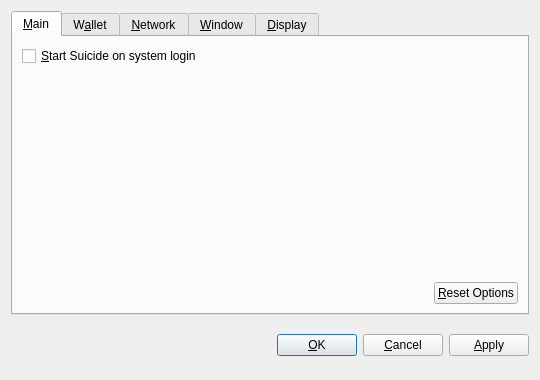
<?xml version="1.0" encoding="UTF-8"?>
<ui version="4.0">
 <class>OptionsDialog</class>
 <widget class="QDialog" name="OptionsDialog">
  <property name="geometry">
   <rect>
    <x>0</x>
    <y>0</y>
    <width>540</width>
    <height>380</height>
   </rect>
  </property>
  <property name="windowTitle">
   <string>Options</string>
  </property>
  <property name="modal">
   <bool>true</bool>
  </property>
  <layout class="QVBoxLayout" name="verticalLayout">
   <item>
    <widget class="QTabWidget" name="tabWidget">
     <property name="tabPosition">
      <enum>QTabWidget::North</enum>
     </property>
     <property name="currentIndex">
      <number>0</number>
     </property>
     <widget class="QWidget" name="tabMain">
      <attribute name="title">
       <string>&amp;Main</string>
      </attribute>
      <layout class="QVBoxLayout" name="verticalLayout_Main">
       <item>
        <widget class="QCheckBox" name="bitcoinAtStartup">
         <property name="toolTip">
          <string>Automatically start Suicide after logging in to the system.</string>
         </property>
         <property name="text">
          <string>&amp;Start Suicide on system login</string>
         </property>
        </widget>
       </item>
       <item>
        <spacer name="verticalSpacer_Main">
         <property name="orientation">
          <enum>Qt::Vertical</enum>
         </property>
         <property name="sizeHint" stdset="0">
          <size>
           <width>20</width>
           <height>40</height>
          </size>
         </property>
        </spacer>
       </item>
       <item>
        <layout class="QHBoxLayout" name="horizontalLayout_2_Main">
         <item>
          <spacer name="horizontalSpacer_2_Main">
           <property name="orientation">
            <enum>Qt::Horizontal</enum>
           </property>
           <property name="sizeHint" stdset="0">
            <size>
             <width>40</width>
             <height>20</height>
            </size>
           </property>
          </spacer>
         </item>
         <item>
          <widget class="QPushButton" name="resetButton">
           <property name="toolTip">
            <string>Reset all client options to default.</string>
           </property>
           <property name="text">
            <string>&amp;Reset Options</string>
           </property>
           <property name="autoDefault">
            <bool>false</bool>
           </property>
          </widget>
         </item>
        </layout>
       </item>
      </layout>
     </widget>
     <widget class="QWidget" name="tabWallet">
      <attribute name="title">
       <string>W&amp;allet</string>
      </attribute>
      <layout class="QVBoxLayout" name="verticalLayout_Network">
       <item>
        <widget class="QLabel" name="transactionFeeInfoLabel">
         <property name="text">
          <string>Optional transaction fee per kB that helps make sure your transactions are processed quickly. Most transactions are 1 kB.</string>
         </property>
         <property name="textFormat">
          <enum>Qt::PlainText</enum>
         </property>
         <property name="wordWrap">
          <bool>true</bool>
         </property>
        </widget>
       </item>
       <item>
        <layout class="QHBoxLayout" name="horizontalLayout_1_Main">
         <item>
          <widget class="QLabel" name="transactionFeeLabel">
           <property name="text">
            <string>Pay transaction &amp;fee</string>
           </property>
           <property name="textFormat">
            <enum>Qt::PlainText</enum>
           </property>
           <property name="buddy">
            <cstring>transactionFee</cstring>
           </property>
          </widget>
         </item>
         <item>
          <widget class="BitcoinAmountField" name="transactionFee"/>
         </item>
         <item>
          <spacer name="horizontalSpacer_1_Main">
           <property name="orientation">
            <enum>Qt::Horizontal</enum>
           </property>
           <property name="sizeHint" stdset="0">
            <size>
             <width>40</width>
             <height>20</height>
            </size>
           </property>
          </spacer>
         </item>
        </layout>
       </item>
       <item>
        <widget class="QLabel" name="label">
         <property name="text">
          <string>If you disable the spending of unconfirmed change, the change from a transaction cannot be used until that transaction has at least one confirmation. This also affects how your balance is computed.</string>
         </property>
         <property name="wordWrap">
          <bool>true</bool>
         </property>
        </widget>
       </item>
       <item>
        <widget class="QCheckBox" name="spendZeroConfChange">
         <property name="text">
          <string>Spend unconfirmed change  (experts only)</string>
         </property>
        </widget>
       </item>
       <item>
        <spacer name="verticalSpacer">
         <property name="orientation">
          <enum>Qt::Vertical</enum>
         </property>
         <property name="sizeHint" stdset="0">
          <size>
           <width>20</width>
           <height>40</height>
          </size>
         </property>
        </spacer>
       </item>
      </layout>
     </widget>
     <widget class="QWidget" name="tabNetwork">
      <attribute name="title">
       <string>&amp;Network</string>
      </attribute>
      <layout class="QVBoxLayout" name="verticalLayout_Network">
       <item>
        <widget class="QCheckBox" name="mapPortUpnp">
         <property name="toolTip">
          <string>Automatically open the Suicide client port on the router. This only works when your router supports UPnP and it is enabled.</string>
         </property>
         <property name="text">
          <string>Map port using &amp;UPnP</string>
         </property>
        </widget>
       </item>
       <item>
        <widget class="QCheckBox" name="connectSocks">
         <property name="toolTip">
          <string>Connect to the Suicide network through a SOCKS proxy (e.g. when connecting through Tor).</string>
         </property>
         <property name="text">
          <string>&amp;Connect through SOCKS proxy:</string>
         </property>
        </widget>
       </item>
       <item>
        <layout class="QHBoxLayout" name="horizontalLayout_Network">
         <item>
          <widget class="QLabel" name="proxyIpLabel">
           <property name="text">
            <string>Proxy &amp;IP:</string>
           </property>
           <property name="textFormat">
            <enum>Qt::PlainText</enum>
           </property>
           <property name="buddy">
            <cstring>proxyIp</cstring>
           </property>
          </widget>
         </item>
         <item>
          <widget class="QValidatedLineEdit" name="proxyIp">
           <property name="maximumSize">
            <size>
             <width>140</width>
             <height>16777215</height>
            </size>
           </property>
           <property name="toolTip">
            <string>IP address of the proxy (e.g. 127.0.0.1)</string>
           </property>
          </widget>
         </item>
         <item>
          <widget class="QLabel" name="proxyPortLabel">
           <property name="text">
            <string>&amp;Port:</string>
           </property>
           <property name="textFormat">
            <enum>Qt::PlainText</enum>
           </property>
           <property name="buddy">
            <cstring>proxyPort</cstring>
           </property>
          </widget>
         </item>
         <item>
          <widget class="QLineEdit" name="proxyPort">
           <property name="maximumSize">
            <size>
             <width>55</width>
             <height>16777215</height>
            </size>
           </property>
           <property name="toolTip">
            <string>Port of the proxy (e.g. 9050)</string>
           </property>
          </widget>
         </item>
         <item>
          <widget class="QLabel" name="socksVersionLabel">
           <property name="text">
            <string>SOCKS &amp;Version:</string>
           </property>
           <property name="textFormat">
            <enum>Qt::PlainText</enum>
           </property>
           <property name="buddy">
            <cstring>socksVersion</cstring>
           </property>
          </widget>
         </item>
         <item>
          <widget class="QValueComboBox" name="socksVersion">
           <property name="toolTip">
            <string>SOCKS version of the proxy (e.g. 5)</string>
           </property>
          </widget>
         </item>
         <item>
          <spacer name="horizontalSpacer_Network">
           <property name="orientation">
            <enum>Qt::Horizontal</enum>
           </property>
           <property name="sizeHint" stdset="0">
            <size>
             <width>40</width>
             <height>20</height>
            </size>
           </property>
          </spacer>
         </item>
        </layout>
       </item>
       <item>
        <spacer name="verticalSpacer_Network">
         <property name="orientation">
          <enum>Qt::Vertical</enum>
         </property>
         <property name="sizeHint" stdset="0">
          <size>
           <width>20</width>
           <height>40</height>
          </size>
         </property>
        </spacer>
       </item>
      </layout>
     </widget>
     <widget class="QWidget" name="tabWindow">
      <attribute name="title">
       <string>&amp;Window</string>
      </attribute>
      <layout class="QVBoxLayout" name="verticalLayout_Window">
       <item>
        <widget class="QCheckBox" name="minimizeToTray">
         <property name="toolTip">
          <string>Show only a tray icon after minimizing the window.</string>
         </property>
         <property name="text">
          <string>&amp;Minimize to the tray instead of the taskbar</string>
         </property>
        </widget>
       </item>
       <item>
        <widget class="QCheckBox" name="minimizeOnClose">
         <property name="toolTip">
          <string>Minimize instead of exit the application when the window is closed. When this option is enabled, the application will be closed only after selecting Quit in the menu.</string>
         </property>
         <property name="text">
          <string>M&amp;inimize on close</string>
         </property>
        </widget>
       </item>
       <item>
        <spacer name="verticalSpacer_Window">
         <property name="orientation">
          <enum>Qt::Vertical</enum>
         </property>
         <property name="sizeHint" stdset="0">
          <size>
           <width>20</width>
           <height>40</height>
          </size>
         </property>
        </spacer>
       </item>
      </layout>
     </widget>
     <widget class="QWidget" name="tabDisplay">
      <attribute name="title">
       <string>&amp;Display</string>
      </attribute>
      <layout class="QVBoxLayout" name="verticalLayout_Display">
       <item>
        <layout class="QHBoxLayout" name="horizontalLayout_1_Display">
         <item>
          <widget class="QLabel" name="langLabel">
           <property name="text">
            <string>User Interface &amp;language:</string>
           </property>
           <property name="textFormat">
            <enum>Qt::PlainText</enum>
           </property>
           <property name="buddy">
            <cstring>lang</cstring>
           </property>
          </widget>
         </item>
         <item>
          <widget class="QValueComboBox" name="lang">
           <property name="toolTip">
            <string>The user interface language can be set here. This setting will take effect after restarting Suicide.</string>
           </property>
          </widget>
         </item>
        </layout>
       </item>
       <item>
        <layout class="QHBoxLayout" name="horizontalLayout_2_Display">
         <item>
          <widget class="QLabel" name="unitLabel">
           <property name="text">
            <string>&amp;Unit to show amounts in:</string>
           </property>
           <property name="textFormat">
            <enum>Qt::PlainText</enum>
           </property>
           <property name="buddy">
            <cstring>unit</cstring>
           </property>
          </widget>
         </item>
         <item>
          <widget class="QValueComboBox" name="unit">
           <property name="toolTip">
            <string>Choose the default subdivision unit to show in the interface and when sending coins.</string>
           </property>
          </widget>
         </item>
        </layout>
       </item>
       <item>
        <widget class="QCheckBox" name="displayAddresses">
         <property name="toolTip">
          <string>Whether to show Suicide addresses in the transaction list or not.</string>
         </property>
         <property name="text">
          <string>&amp;Display addresses in transaction list</string>
         </property>
        </widget>
       </item>
       <item>
        <widget class="QCheckBox" name="coinControlFeatures">
         <property name="toolTip">
          <string>Whether to show coin control features or not.</string>
         </property>
         <property name="text">
          <string>Display coin &amp;control features (experts only!)</string>
         </property>
        </widget>
       </item>
       <item>
        <spacer name="verticalSpacer_Display">
         <property name="orientation">
          <enum>Qt::Vertical</enum>
         </property>
         <property name="sizeHint" stdset="0">
          <size>
           <width>20</width>
           <height>40</height>
          </size>
         </property>
        </spacer>
       </item>
      </layout>
     </widget>
    </widget>
   </item>
   <item>
    <layout class="QHBoxLayout" name="horizontalLayout_Buttons">
     <item>
      <spacer name="horizontalSpacer_1">
       <property name="orientation">
        <enum>Qt::Horizontal</enum>
       </property>
       <property name="sizeHint" stdset="0">
        <size>
         <width>40</width>
         <height>48</height>
        </size>
       </property>
      </spacer>
     </item>
     <item>
      <widget class="QLabel" name="statusLabel">
       <property name="font">
        <font>
         <weight>75</weight>
         <bold>true</bold>
        </font>
       </property>
       <property name="text">
        <string/>
       </property>
       <property name="textFormat">
        <enum>Qt::PlainText</enum>
       </property>
       <property name="wordWrap">
        <bool>true</bool>
       </property>
      </widget>
     </item>
     <item>
      <spacer name="horizontalSpacer_2">
       <property name="orientation">
        <enum>Qt::Horizontal</enum>
       </property>
       <property name="sizeHint" stdset="0">
        <size>
         <width>40</width>
         <height>48</height>
        </size>
       </property>
      </spacer>
     </item>
     <item>
      <widget class="QPushButton" name="okButton">
       <property name="text">
        <string>&amp;OK</string>
       </property>
      </widget>
     </item>
     <item>
      <widget class="QPushButton" name="cancelButton">
       <property name="text">
        <string>&amp;Cancel</string>
       </property>
       <property name="autoDefault">
        <bool>false</bool>
       </property>
      </widget>
     </item>
     <item>
      <widget class="QPushButton" name="applyButton">
       <property name="text">
        <string>&amp;Apply</string>
       </property>
       <property name="autoDefault">
        <bool>false</bool>
       </property>
      </widget>
     </item>
    </layout>
   </item>
  </layout>
 </widget>
 <customwidgets>
  <customwidget>
   <class>BitcoinAmountField</class>
   <extends>QSpinBox</extends>
   <header>bitcoinamountfield.h</header>
  </customwidget>
  <customwidget>
   <class>QValueComboBox</class>
   <extends>QComboBox</extends>
   <header>qvaluecombobox.h</header>
  </customwidget>
  <customwidget>
   <class>QValidatedLineEdit</class>
   <extends>QLineEdit</extends>
   <header>qvalidatedlineedit.h</header>
  </customwidget>
 </customwidgets>
 <resources/>
 <connections/>
</ui>
